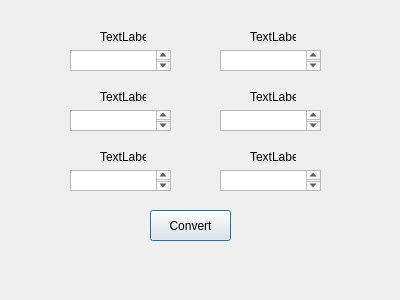
<?xml version="1.0" encoding="UTF-8"?>
<ui version="4.0">
 <class>Temperature</class>
 <widget class="QDialog" name="Temperature">
  <property name="geometry">
   <rect>
    <x>0</x>
    <y>0</y>
    <width>400</width>
    <height>300</height>
   </rect>
  </property>
  <property name="windowTitle">
   <string>Temperature</string>
  </property>
  <widget class="QLabel" name="label">
   <property name="geometry">
    <rect>
     <x>100</x>
     <y>30</y>
     <width>46</width>
     <height>13</height>
    </rect>
   </property>
   <property name="text">
    <string>TextLabel</string>
   </property>
  </widget>
  <widget class="QLabel" name="label_2">
   <property name="geometry">
    <rect>
     <x>250</x>
     <y>30</y>
     <width>46</width>
     <height>13</height>
    </rect>
   </property>
   <property name="text">
    <string>TextLabel</string>
   </property>
  </widget>
  <widget class="QPushButton" name="ButtonConvert">
   <property name="geometry">
    <rect>
     <x>150</x>
     <y>210</y>
     <width>81</width>
     <height>31</height>
    </rect>
   </property>
   <property name="text">
    <string>Convert</string>
   </property>
  </widget>
  <widget class="QTextEdit" name="textEdit">
   <property name="geometry">
    <rect>
     <x>70</x>
     <y>50</y>
     <width>101</width>
     <height>21</height>
    </rect>
   </property>
  </widget>
  <widget class="QTextEdit" name="textEdit_2">
   <property name="geometry">
    <rect>
     <x>220</x>
     <y>50</y>
     <width>101</width>
     <height>21</height>
    </rect>
   </property>
  </widget>
  <widget class="QLabel" name="label_3">
   <property name="geometry">
    <rect>
     <x>100</x>
     <y>90</y>
     <width>46</width>
     <height>13</height>
    </rect>
   </property>
   <property name="text">
    <string>TextLabel</string>
   </property>
  </widget>
  <widget class="QLabel" name="label_4">
   <property name="geometry">
    <rect>
     <x>100</x>
     <y>150</y>
     <width>46</width>
     <height>13</height>
    </rect>
   </property>
   <property name="text">
    <string>TextLabel</string>
   </property>
  </widget>
  <widget class="QTextEdit" name="textEdit_3">
   <property name="geometry">
    <rect>
     <x>70</x>
     <y>110</y>
     <width>101</width>
     <height>21</height>
    </rect>
   </property>
  </widget>
  <widget class="QTextEdit" name="textEdit_4">
   <property name="geometry">
    <rect>
     <x>70</x>
     <y>170</y>
     <width>101</width>
     <height>21</height>
    </rect>
   </property>
  </widget>
  <widget class="QLabel" name="label_5">
   <property name="geometry">
    <rect>
     <x>250</x>
     <y>90</y>
     <width>46</width>
     <height>13</height>
    </rect>
   </property>
   <property name="text">
    <string>TextLabel</string>
   </property>
  </widget>
  <widget class="QTextEdit" name="textEdit_5">
   <property name="geometry">
    <rect>
     <x>220</x>
     <y>110</y>
     <width>101</width>
     <height>21</height>
    </rect>
   </property>
  </widget>
  <widget class="QLabel" name="label_6">
   <property name="geometry">
    <rect>
     <x>250</x>
     <y>150</y>
     <width>46</width>
     <height>13</height>
    </rect>
   </property>
   <property name="text">
    <string>TextLabel</string>
   </property>
  </widget>
  <widget class="QTextEdit" name="textEdit_6">
   <property name="geometry">
    <rect>
     <x>220</x>
     <y>170</y>
     <width>101</width>
     <height>21</height>
    </rect>
   </property>
  </widget>
 </widget>
 <resources/>
 <connections/>
</ui>
